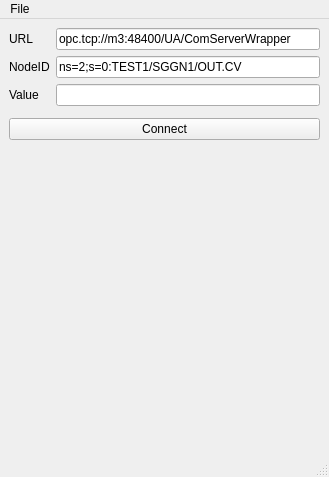
<?xml version="1.0" encoding="UTF-8"?>
<ui version="4.0">
 <class>MainWindow</class>
 <widget class="QMainWindow" name="MainWindow">
  <property name="geometry">
   <rect>
    <x>0</x>
    <y>0</y>
    <width>329</width>
    <height>477</height>
   </rect>
  </property>
  <property name="windowTitle">
   <string>Wicked UA</string>
  </property>
  <widget class="QWidget" name="centralwidget">
   <layout class="QVBoxLayout" name="verticalLayout">
    <item>
     <layout class="QFormLayout" name="formLayout">
      <item row="0" column="0">
       <widget class="QLabel" name="label">
        <property name="text">
         <string>URL</string>
        </property>
       </widget>
      </item>
      <item row="0" column="1">
       <widget class="QLineEdit" name="lineEditUrl">
        <property name="text">
         <string>opc.tcp://m3:48400/UA/ComServerWrapper</string>
        </property>
       </widget>
      </item>
      <item row="1" column="0">
       <widget class="QLabel" name="label_2">
        <property name="text">
         <string>NodeID</string>
        </property>
       </widget>
      </item>
      <item row="1" column="1">
       <widget class="QLineEdit" name="lineEditNodeId">
        <property name="text">
         <string>ns=2;s=0:TEST1/SGGN1/OUT.CV</string>
        </property>
       </widget>
      </item>
      <item row="2" column="0">
       <widget class="QLabel" name="label_3">
        <property name="text">
         <string>Value</string>
        </property>
       </widget>
      </item>
      <item row="2" column="1">
       <widget class="QLineEdit" name="lineEditValue"/>
      </item>
     </layout>
    </item>
    <item>
     <widget class="QPushButton" name="pushButtonConnectDisconned">
      <property name="text">
       <string>Connect</string>
      </property>
     </widget>
    </item>
    <item>
     <widget class="QChartView" name="chartView" native="true">
      <property name="minimumSize">
       <size>
        <width>0</width>
        <height>300</height>
       </size>
      </property>
     </widget>
    </item>
   </layout>
  </widget>
  <widget class="QMenuBar" name="menubar">
   <property name="geometry">
    <rect>
     <x>0</x>
     <y>0</y>
     <width>329</width>
     <height>22</height>
    </rect>
   </property>
   <widget class="QMenu" name="menuFile">
    <property name="title">
     <string>File</string>
    </property>
   <widget class="QMenu" name="menuRecent">
    <property name="title">
     <string>Recent</string>
    </property>
   </widget>
   <addaction name="actionSave"/>
   <addaction name="actionSave_As"/>
   <addaction name="actionOpen"/>
   <addaction name="menuRecent"/>
   <addaction name="actionExit"/>
   </widget>
   <addaction name="menuFile"/>
  </widget>
  <widget class="QStatusBar" name="statusbar"/>
  <action name="actionExit">
   <property name="text">
    <string>Exit</string>
   </property>
  </action>
  <action name="actionSave">
   <property name="text">
    <string>Save</string>
   </property>
  </action>
  <action name="actionSave_As">
   <property name="text">
    <string>Save As</string>
   </property>
  </action>
  <action name="actionOpen">
   <property name="text">
    <string>Open</string>
   </property>
  </action>
 </widget>
 <customwidgets>
  <customwidget>
   <class>QChartView</class>
   <extends>QWidget</extends>
   <header>qchartview.h</header>
  </customwidget>
 </customwidgets>
 <resources/>
 <connections/>
</ui>
